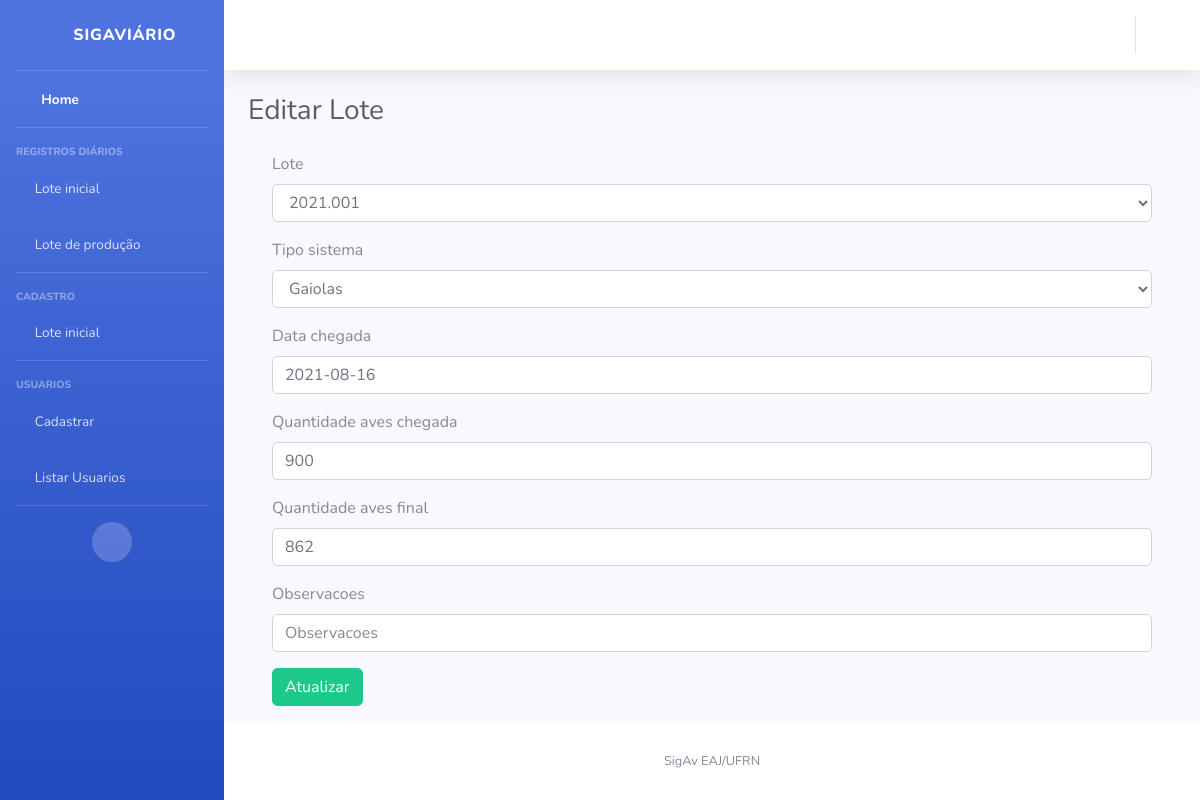
The app's page /producao/editar/31 with its own data.
### producao/models.py (models this page shows, shortened)
class Fase_postura(models.Model):
    lote = models.ForeignKey(Lote, on_delete=models.RESTRICT)
    tipo_sistema = models.CharField(max_length=1, choices=TIPODECRIACAO)
    data_chegada = models.DateField(default=date.today)
    quantidade_aves_chegada = models.PositiveIntegerField()
    quantidade_aves_final = models.PositiveIntegerField(null=True, blank=True)
    media_postura_diaria = models.DecimalField(max_digits=10, decimal_places=2, default=0)
    status = models.CharField(max_length=1, choices=STATUS, default='A') # Representa a existência ou não das aves no ambiente
    observacoes = models.CharField(max_length=400, null=True, blank=True)
    class Meta:
        ordering = ('status','tipo_sistema',)

### producao/views.py (the view)
# urls.py: path('editar/<int:pk>', views.Editar_Producao.as_view(), name='editar'),
class Editar_Producao(UpdateView):
    model = Fase_postura
    fields = ['lote', 'tipo_sistema', 'data_chegada', 'quantidade_aves_chegada', 'quantidade_aves_final',
                'observacoes']
    template_name = 'producao/editar.html'
    success_url = reverse_lazy('producao:listar')

### lote/models.py (called while the page is built)
    def __str__(self):
        return self.codigo

### templates/producao/editar.html (shortened to what this page needs)
{% extends "base.html" %}
{% block titulo %}
Editar Lote
{% endblock %}
    {% block conteudo %}
    {% load bootstrap4 %}
</head>
<body>
    <div class="container">
        <form method="post">
          {% bootstrap_form form %}
            <input type="submit" class="btn btn-success" value="Atualizar">
        </form>
      </div>
</body>
</html>
{% endblock %}

### records on screen
Fase_postura: lote "2021.001", tipo_sistema "Gaiolas", data_chegada "2021-08-16", quantidade_aves_chegada "900", quantidade_aves_final "862"
